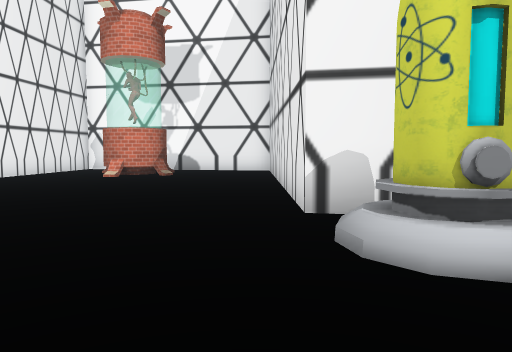
[1] (above)

24 first-person views from a walk through a scene from a Unity 3-D project. The camera is 1.4 m above the floor, tilts 4° down and sees 70° across. The floor is counted in squares, 2 m on a side. Each view is taken from the middle of a square. On the plan, view 1 faces up. The plan holds only what a view shows up to about 11 squares ahead; the rest is blank. The place goes on beyond the plan. The player character is not drawn. Some surface patterns are stand-ins.

[2]
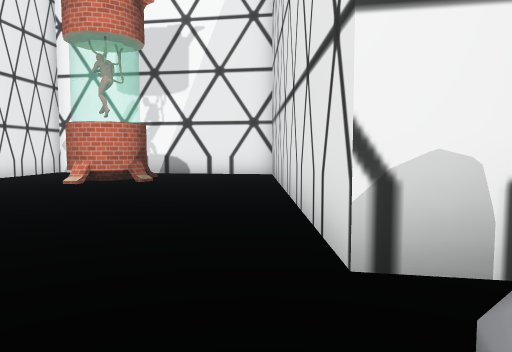

[3]
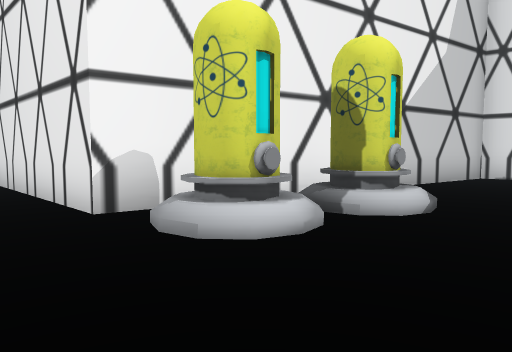

[4]
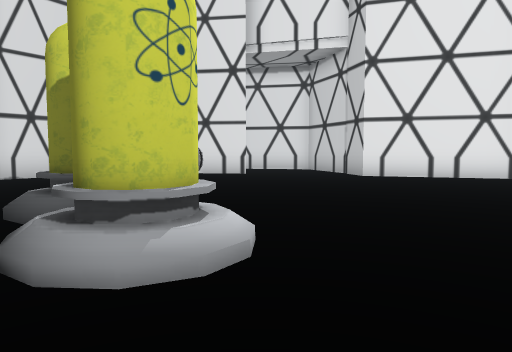

[5]
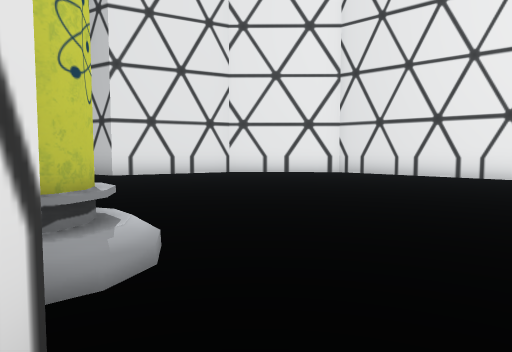

[6]
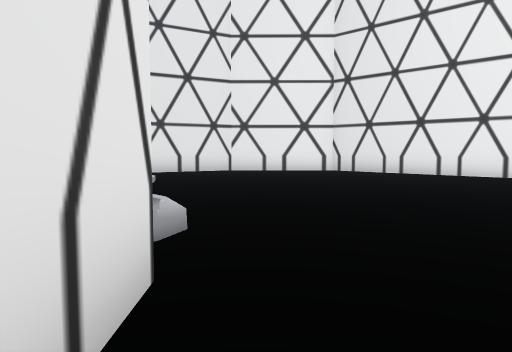

[7]
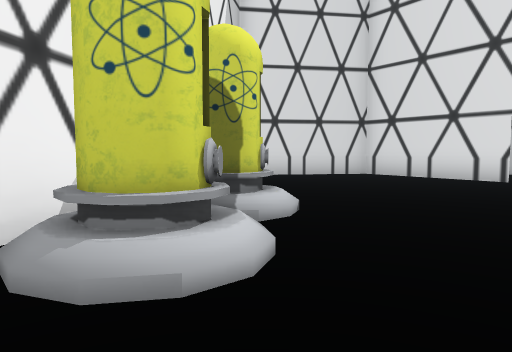

[8]
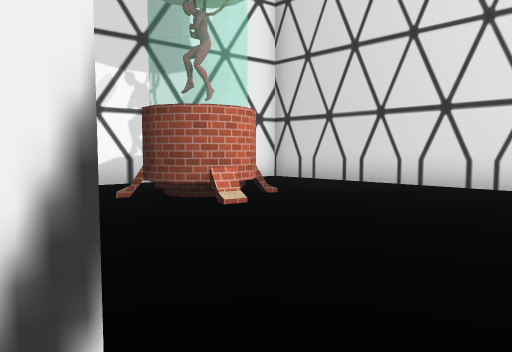

[9]
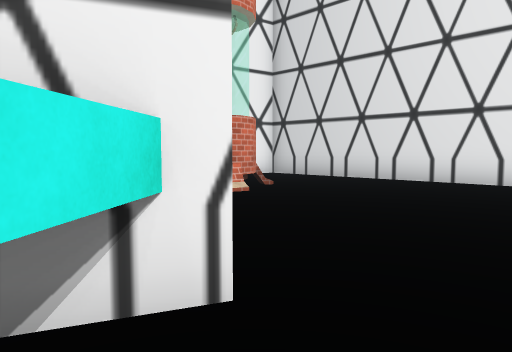

[10]
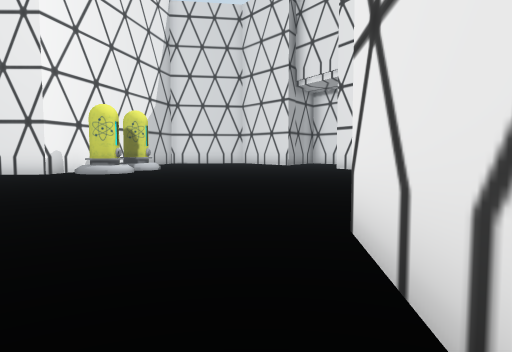

[11]
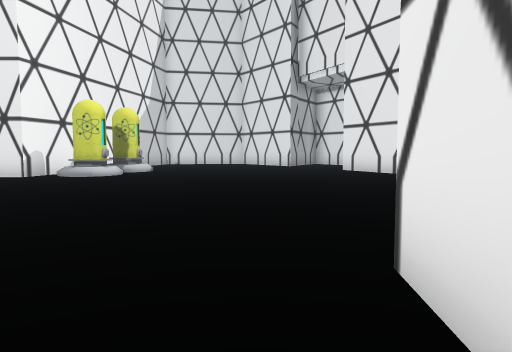

[12]
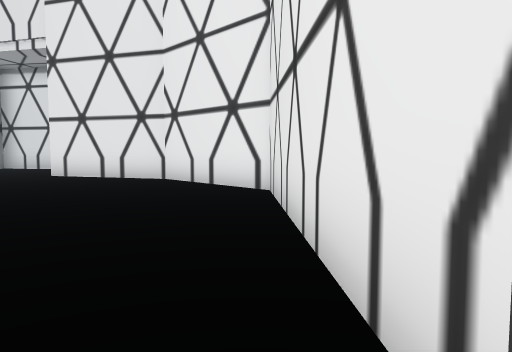

[13]
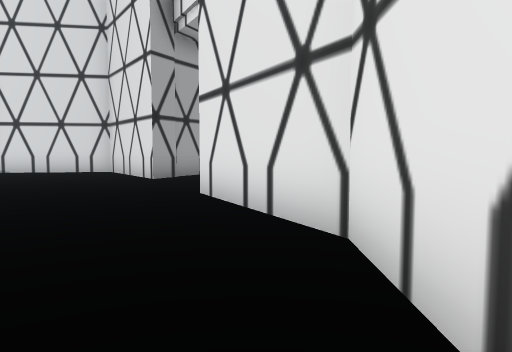

[14]
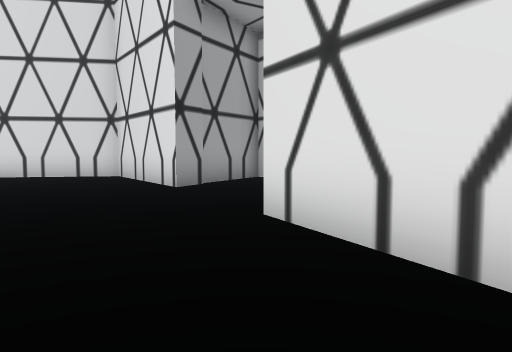

[15]
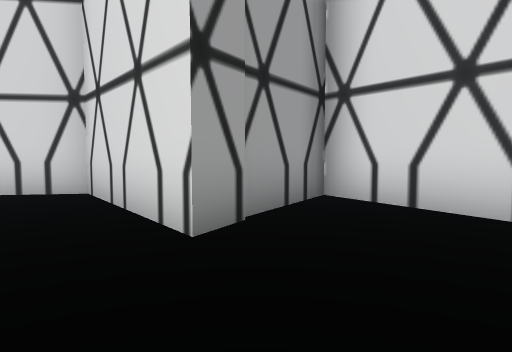

[16]
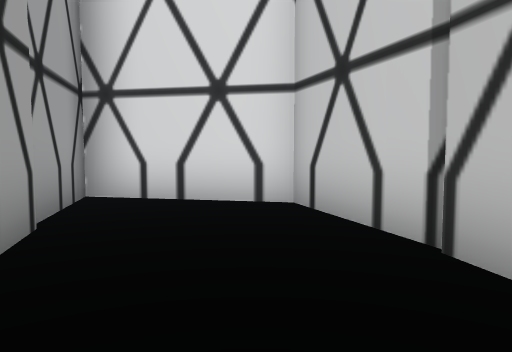

[17]
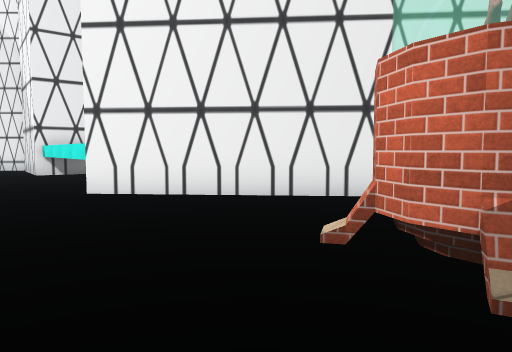

[18]
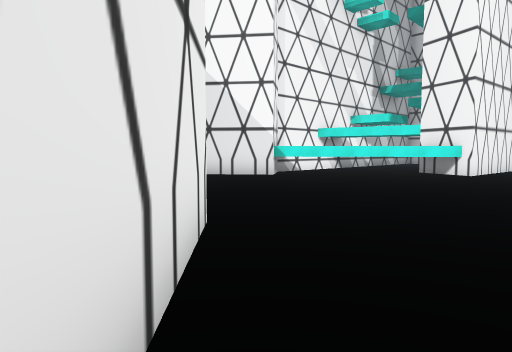

[19]
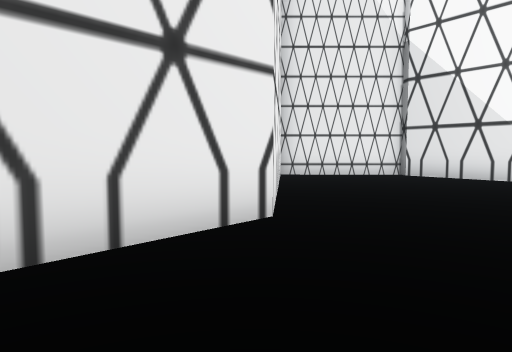

[20]
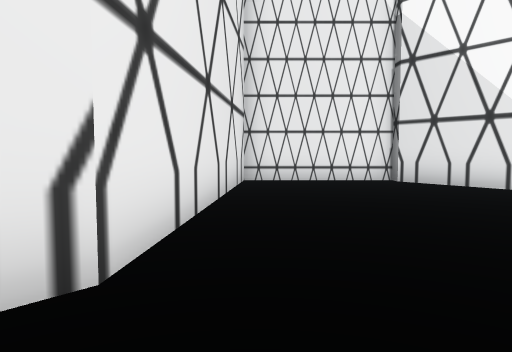

[21]
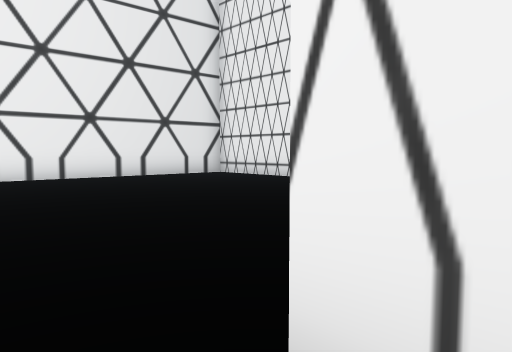

[22]
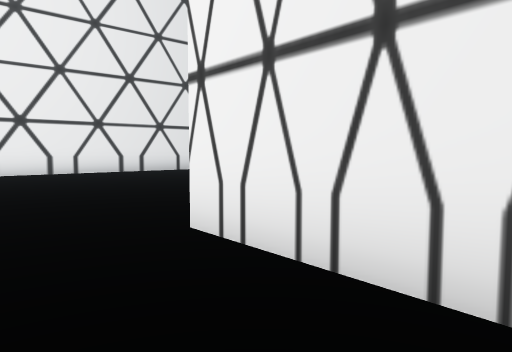

[23]
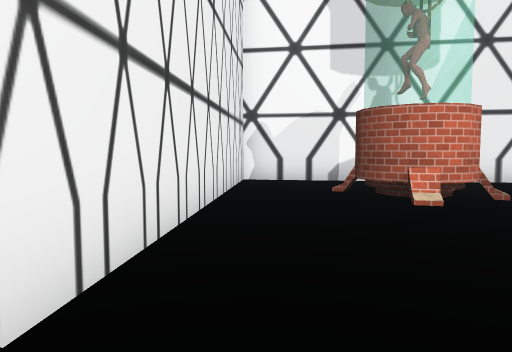

[24]
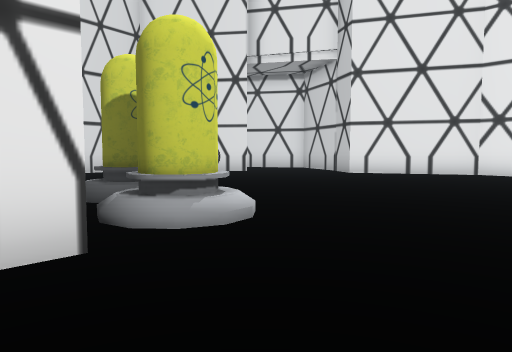

### Floor plan
Ten units are one square. View 1 is at (0, 0); x grows to the right and y downward. Boxes are objects, and circles mark ways between rooms. Rooms are numbered by the first view taken in them; rooms with no view inside come last. Other rooms are left out.
<svg viewBox="-141 -143 245 216">
<path fill="none" stroke="#000" d="M42 -34 5 -41 5 -127 -14 -130M-72 -64 -134 -13M-36 -98 -41 -100M-39 -99 -44 -103M-27 -103 -34 -98M48 57 71 68 97 51 70 34 99 13 93 -24 60 -31M-66 -94 -69 -63 -79 -67M-26 -109 -27 -105 -30 -100 -38 -98M-132 -12 -136 -12 -136 23 -69 28 -27 67 9 67 40 51 48 56M-42 -102 -44 -106 -44 -110M-30 -133 -63 -138 -66 -94"/>
<rect x="5" y="-35" width="20" height="10" fill="#bbb"><title>other object</title></rect>
<rect x="25" y="-25" width="10" height="10" fill="#bbb"><title>other object</title></rect>
<circle cx="-35" cy="-120" r="3" fill="#2a7"/>
<circle cx="-55" cy="-105" r="3" fill="#2a7"/>
<text x="-20" y="-10">1</text>
<text x="-50" y="-120">2</text>
</svg>
Room 1 opens to room 2.

Where each view was taken, in squares from view 1:
view 1: 0 up, 0 right, facing up
view 2: 2 up, 0 right, facing up
view 3: 0 up, 1 left, facing up-right
view 4: 4 up, 1 left, facing down-right
view 5: 5 up, 0 right, facing down
view 6: 6 up, 0 right, facing down
view 7: 2 up, 1 left, facing right
view 8: 6 up, 7 left, facing up-right
view 9: 5 up, 8 left, facing up-right
view 10: 2 down, 10 left, facing right
view 11: 2 down, 9 left, facing right
view 12: 2 down, 7 left, facing down-right
view 13: 6 down, 2 left, facing right
view 14: 5 down, 0 right, facing right
view 15: 4 down, 4 right, facing right
view 16: 3 down, 4 right, facing down-right
view 17: 9 up, 1 left, facing left
view 18: 5 down, 4 left, facing up-left
view 19: 3 down, 3 left, facing left
view 20: 2 down, 5 left, facing left
view 21: 7 up, 6 left, facing down-left
view 22: 9 up, 5 left, facing down-left
view 23: 5 up, 6 left, facing up
view 24: 5 up, 2 left, facing down-right
